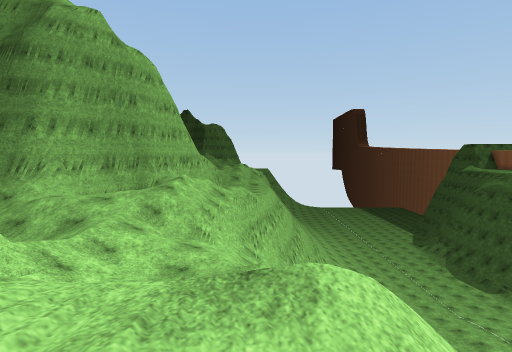
view 1 (above)

24 first-person views from a walk through a Unity game level. The camera is 1.2 m above the floor, tilts 4° down and sees 80° across. The floor is counted in squares, 2 m on a side. Each view is taken from the middle of a square. On the plan, view 1 faces up. The plan holds only what a view shows up to about 9 squares ahead; the rest is blank. The place goes on beyond the plan. Surface patterns are stand-ins for the level's own textures.

view 2
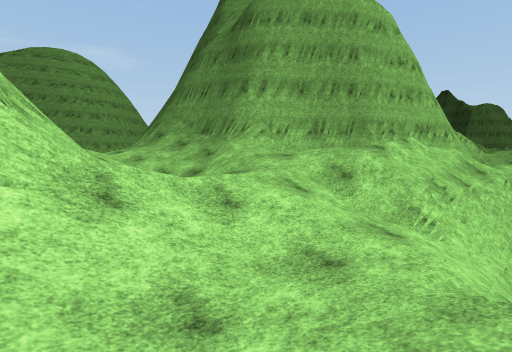

view 3
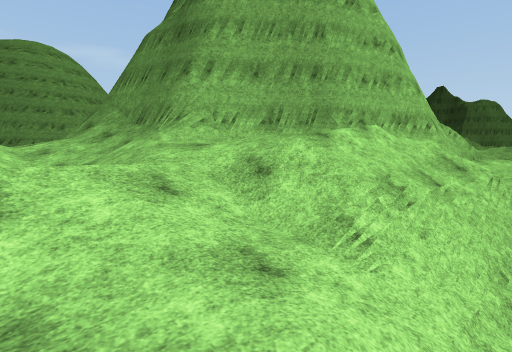

view 4
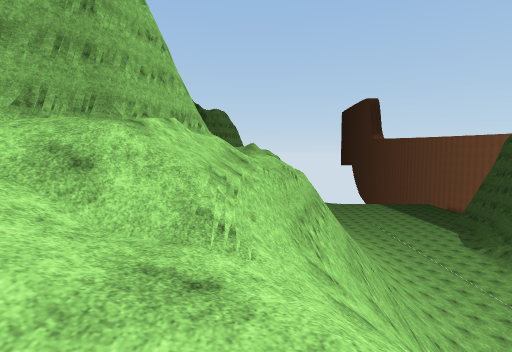

view 5
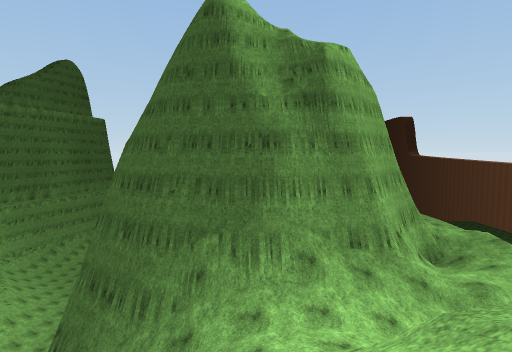

view 6
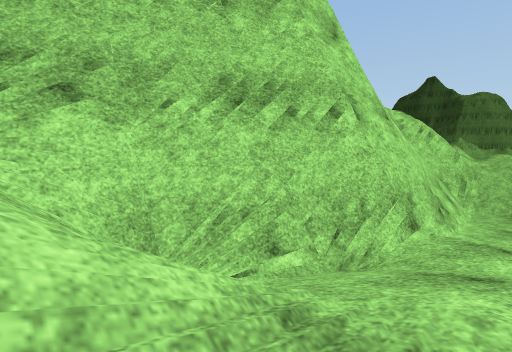

view 7
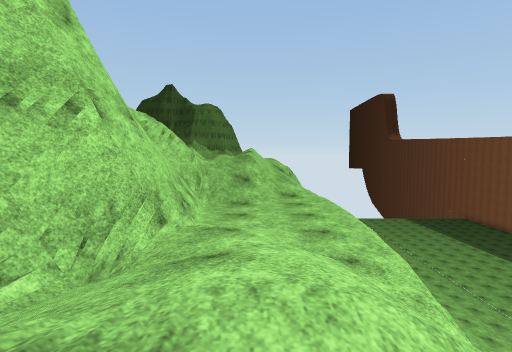

view 8
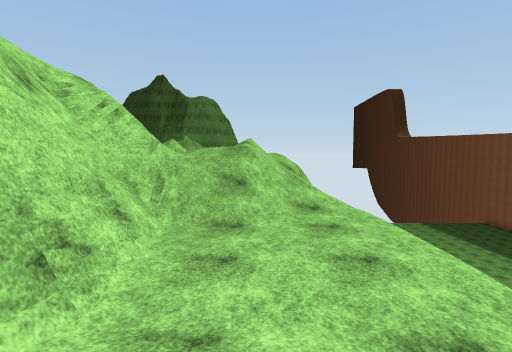

view 9
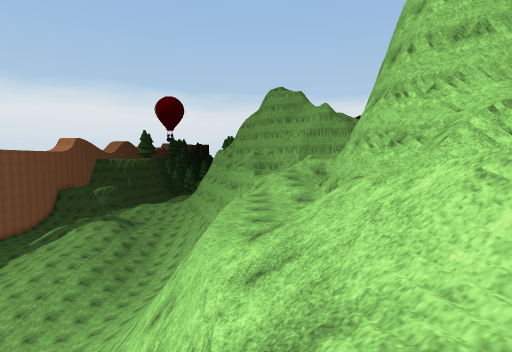

view 10
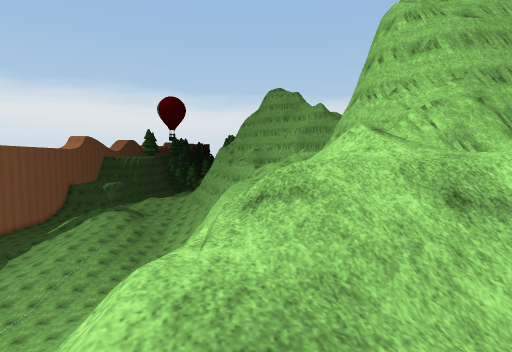

view 11
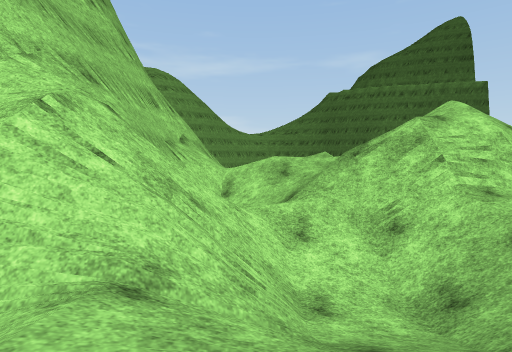

view 12
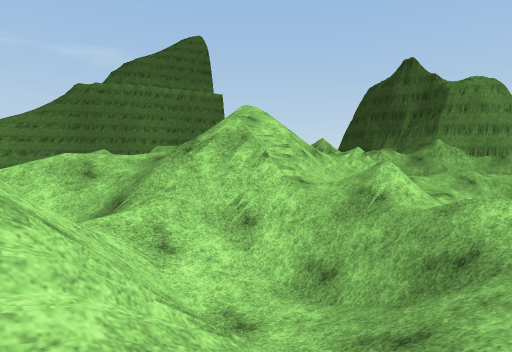

view 13
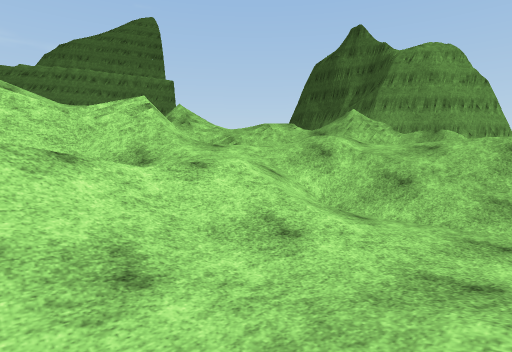

view 14
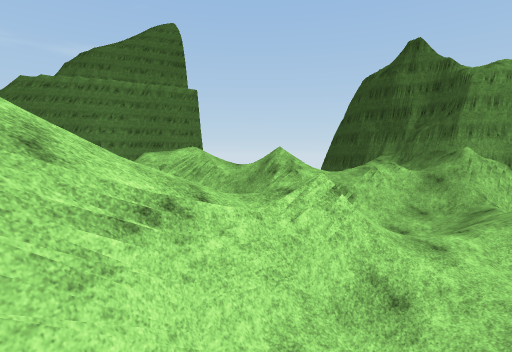

view 15
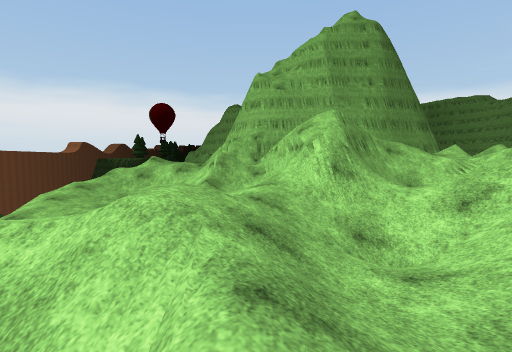

view 16
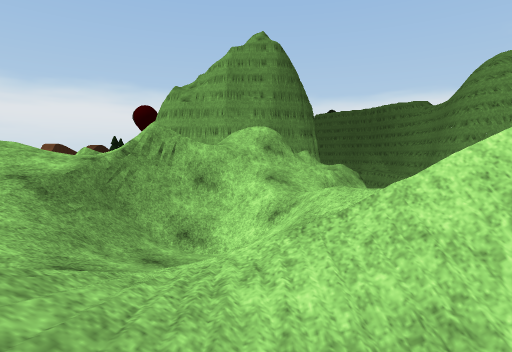

view 17
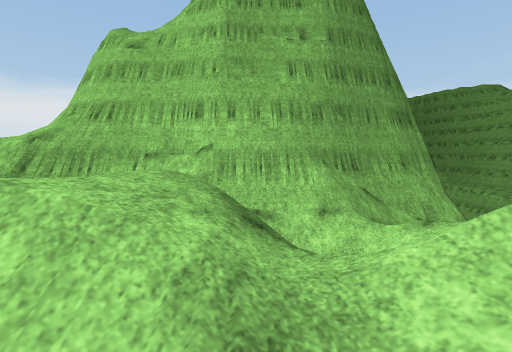

view 18
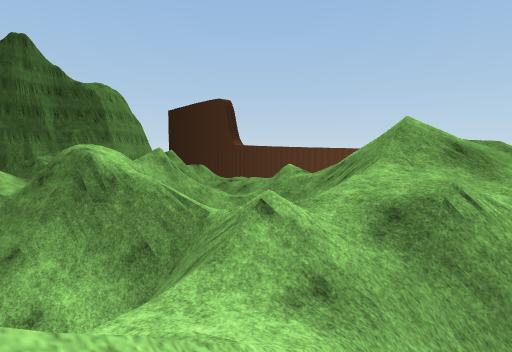

view 19
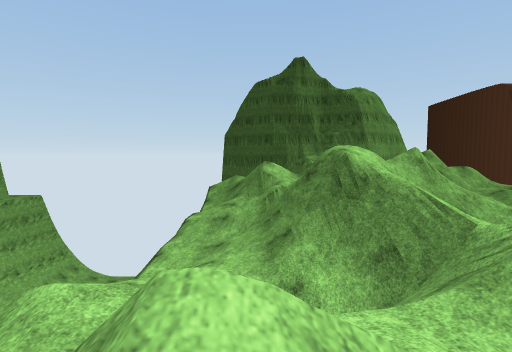

view 20
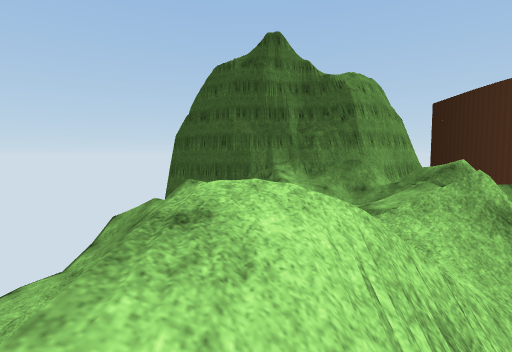

view 21
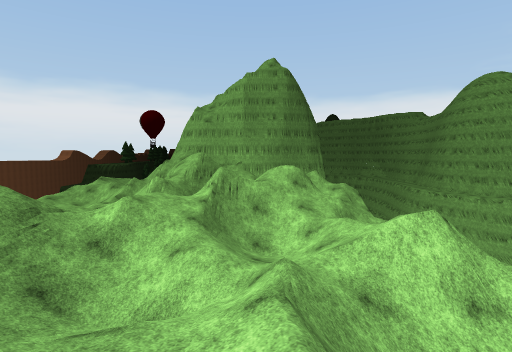

view 22
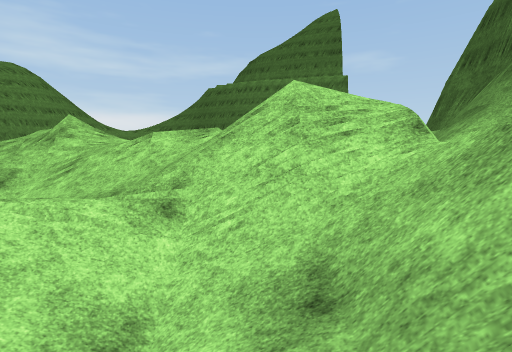

view 23
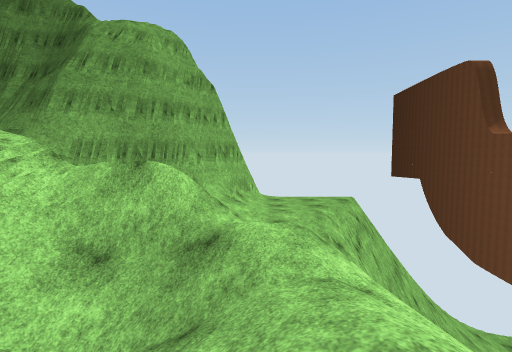

view 24
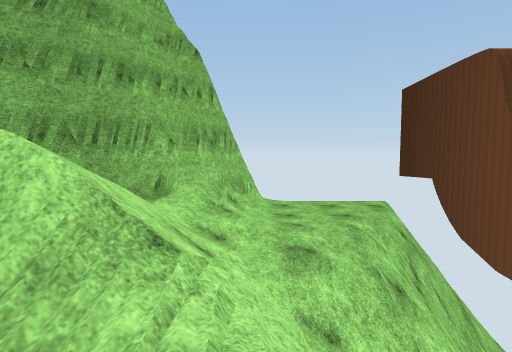

### Floor plan
Key: @ floor where view 1 was taken; # wall or solid block; x gap in a wall; . main floor; : floor 0.75 m higher than the main floor; + floor 1.75 m higher than the main floor; * floor 2.5 m higher than the main floor; % floor 3.25 m higher than the main floor; & floor 4 m higher than the main floor; / step, stairs or slope; = window, fence, low wall or low ledge; v drop or lower ground.
Columns run from 15 left of view 1 to 4 right of it. Each row starts with its distance up from view 1.
 45              #
 44             ##...v
 43            ##/...vvv
 42           ##//./vvvv
 41      /#####///./vvv
 40      /=###  /.//v
 39     /////   ////
 38 v///////=/=//=
 37 v///*///=/v//=
 36 v/////%///#////
 35 v =////////////
 34 v/ ///v&//*/ //
 33 v: ///v//+//**
 32 v/////=#///*///
 31 v//=//#=//*///.
 30 v//=/=///=///..
 29 v//=/   /x/+/.::
 28  /+#= /=v=///.::v
 27  / /=//v/#///./+v
 26 v/ ////=/#/// /+v
 25  /////&/////////
 24   / /=/%/=//////
 23        ////:////v
 22    /// /////////v
 21   //###/##//////vv
 20 v########v//#//.vv
 19 ###    ####=#/..vvv
 18 #        ####/..vvv
 17            ###..v  v
 16             ##/.v  v
 15             ##/.v
 14             #/+/vvvv
 13            ##/+vvvvv
 12           ##///vvvvv
 11           ## //vvvv
 10         ###///=vvv
  9 ##########//*/=/v
  8 v###/#////**////v
  7   //////////////
  6    ///*/////+/./
  5      /// /  //./
  4         =#  //.:
  3             #/:/
  2
  1      /
  0                @

Positions as (right, up) in squares from view 1, and headings:
1: (0, 0), facing up
2: (0, 3), facing up-left
3: (0, 5), facing up-left
4: (-1, 5), facing up
5: (-10, 1), facing up
6: (-1, 12), facing up-left
7: (-1, 12), facing up
8: (-1, 15), facing up
9: (0, 25), facing down
10: (0, 27), facing down
11: (-1, 22), facing left
12: (-2, 21), facing up-left
13: (-1, 27), facing up-left
14: (-4, 26), facing up-left
15: (-5, 35), facing down
16: (-11, 38), facing down
17: (-10, 27), facing down
18: (-13, 24), facing up-right
19: (-13, 24), facing up
20: (-11, 29), facing up
21: (-10, 41), facing down
22: (-2, 36), facing left
23: (-2, 33), facing up
24: (-2, 36), facing up
